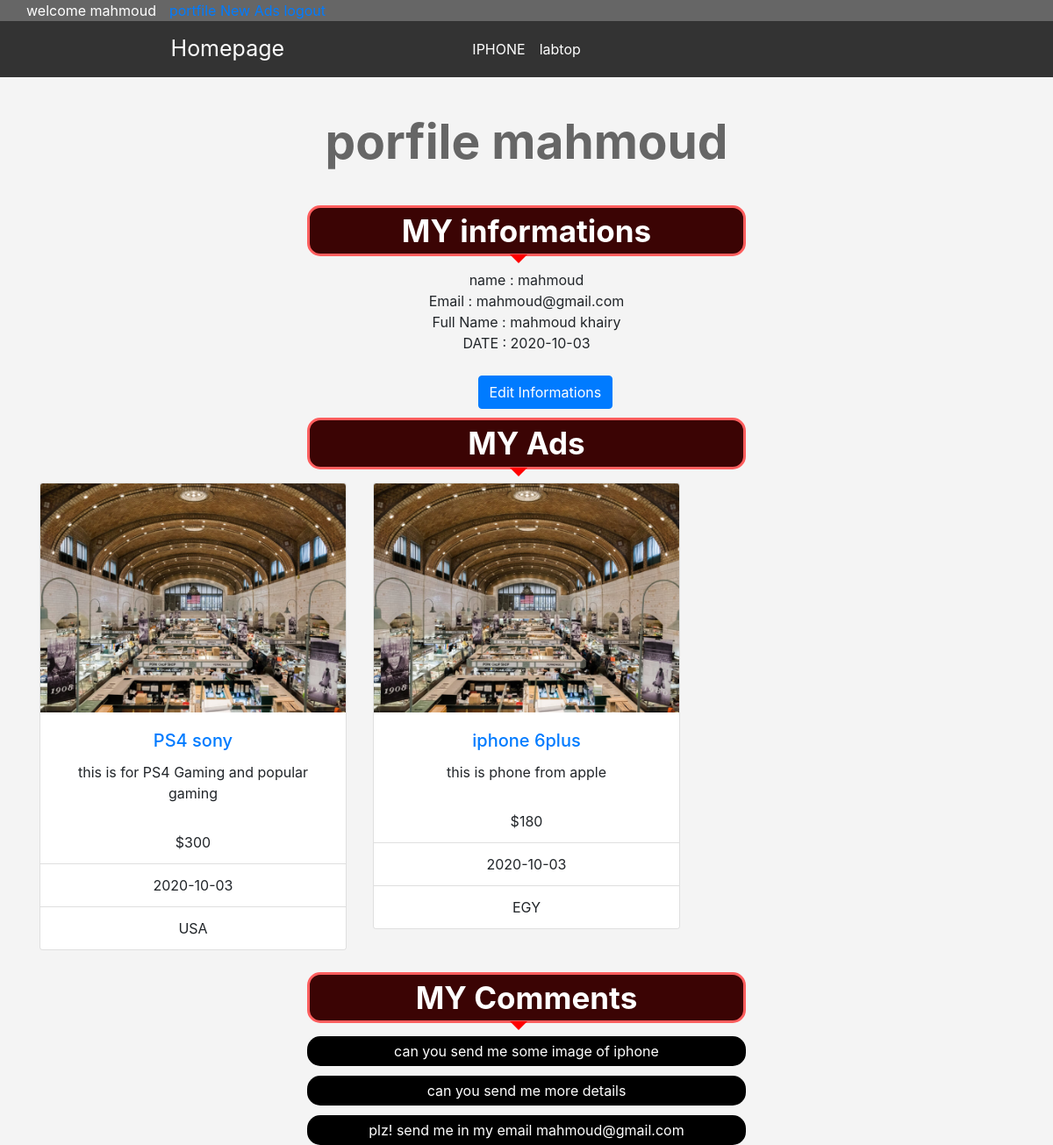
/porfile.php (signed in), run on the app's committed database.
### tables this page shows
CREATE TABLE `categor` (
  `ID` int(11) NOT NULL,
  `thename` varchar(255) NOT NULL,
  `deck` varchar(255) NOT NULL,
  `ordering` int(11) NOT NULL,
  `visible` int(11) NOT NULL DEFAULT 0,
  `comment` int(11) NOT NULL DEFAULT 0,
  `ads` int(11) NOT NULL DEFAULT 0,
  `parent` int(11) NOT NULL DEFAULT 0
);

CREATE TABLE `users` (
  `ID` int(11) NOT NULL,
  `username` varchar(255) NOT NULL,
  `pass` varchar(255) NOT NULL,
  `email` varchar(255) NOT NULL,
  `Fullname` varchar(255) NOT NULL,
  `regstatus` int(11) NOT NULL DEFAULT 0,
  `history` date NOT NULL,
  `image` varchar(255) NOT NULL,
  `groupID` int(11) NOT NULL DEFAULT 0
);

CREATE TABLE `items` (
  `ID` int(11) NOT NULL,
  `name` varchar(255) NOT NULL,
  `desk` varchar(255) NOT NULL,
  `price` int(11) NOT NULL,
  `add_date` date NOT NULL,
  `country_made` varchar(255) NOT NULL,
  `status` int(11) NOT NULL,
  `cate_id` int(11) NOT NULL,
  `member_id` int(11) NOT NULL,
  `tag` varchar(255) NOT NULL,
  `approv` int(11) NOT NULL DEFAULT 0
);

CREATE TABLE `comments` (
  `com_id` int(11) NOT NULL,
  `comment` varchar(255) NOT NULL,
  `status` int(11) NOT NULL DEFAULT 0,
  `com_data` date NOT NULL,
  `item_id` int(11) NOT NULL,
  `mem_id` int(11) NOT NULL
);

### init.php (called while the page is built, shortened)
<?php
$stpl = "C:\\xampp\htdocs\php_mah\\eCommerce\includes\\templates\\";
$css = "includes/templates/layout/css";
$func = "C:\\xampp\htdocs\php_mah\\eCommerce\includes\\functions\\";
include $func . "fun.php";
$header = $stpl . "header.php";
include $header;

### includes/functions/fun.php (called while the page is built, shortened)
<?php
function checkstatus ($user)
{
    global $con ;
    $stmt = $con->prepare("SELECT username , regstatus FROM users WHERE username = ? AND regstatus = 0 ");
    $stmt->execute(array($user));
    $countstatus = $stmt->rowCount();
    return $countstatus ;
}

### includes/languages/en.php (called while the page is built)
<?php
  function lang ($phrase)
  {
      static $lang = array
      (
            "home"    => "Homepage ",
            "cate"     => "categories",
            "item"    =>  "Item",
            "members" =>"Members",
            "comm"    => "Comments",
            "stat"    => "STATISTICS",
            "logs"    => "LOGS",
      );
      return $lang[$phrase];
  }

### porfile.php (the view, shortened to what this page needs)
<?php
include "init.php";
if(isset($_SESSION["username"]))
{
    $stmt = $con->prepare("SELECT * FROM users WHERE username = ?");
    $stmt->execute(array($_SESSION["username"]));
    $info = $stmt->fetch();
    $stmt2 = $con->prepare("SELECT * FROM items WHERE member_id = ? ORDER BY ID DESC");
    $stmt2->execute(array($info["ID"]));
    $items = $stmt2->fetchAll();
    $couitem = $stmt2->rowCount();
    $stmt3 = $con->prepare("SELECT * FROM comments WHERE mem_id = ?");
    $stmt3->execute(array($info["ID"]));
    $comments = $stmt3->fetchAll();
 ?>
 <h1 class="text-center">porfile <?php echo $_SESSION["username"]; ?></h1>
    <div class="container">
        <div class="face">MY informations</div>
        <div class="body">
        name      : <?php echo $info["username"] ; ?> <br>
        Email     : <?php echo $info["email"] ; ?> <br>
        Full Name : <?php echo $info["Fullname"] ; ?> <br>
        DATE      : <?php echo $info["history"] ; ?> <br>
        </div>
        <a href="#" class="btn btn-primary text-center edit">Edit Informations</a>
     </div>
    <div class="container">
        <div class="face">MY Ads</div>
        <div class="body">
            <div class="row">
        <?php
        if( $couitem > 0){
          foreach($items as $item)
          {     ?>
                <div class="col-lg-4">
                    <div class="item_box">
                    <div class="card">
                    <img src="../eCommerce/includes/templates/layout/img/ven3.jpg" class="card-img-top" alt="...">
                    <div class="card-body">
                        <h5 class="card-title"><a href="item.php?itemid=<?php echo $item["ID"] ?> ">
                        <?php echo $item["name"] ?></a></h5>
                        <p class="card-text"><?php echo $item["desk"] ?></p>
                    </div>
                    <ul class="list-group list-group-flush">
                        <li class="list-group-item">$<?php echo $item["price"] ?></li>
                        <li class="list-group-item"><?php echo $item["add_date"] ?></li>
                        <li class="list-group-item"><?php echo $item["country_made"]; ?></li>
                    </ul>
                    </div>
                </div>
                </div>
            <?php
           }
          echo "</div>";
          }
          else{
              echo "<div alert alert-info>You not upload any <b>Ads<b></div>";
          }
          ?>
        </div>
    </div>
    <div class="container">
        <div class="face">MY Comments</div>
        <div class="body">
          <?php
               foreach($comments as $com)
               {
                ?>
                 <p class="comment"><?php echo $com["comment"] ?></p>
                <?php
               }
          ?>
        </div>
    </div>
 <?php
}
else
{
    header("location:login.php");
}

### includes/templates/header.php (shortened to what this page needs)
<!doctype html>
<html>
<head>
    <link rel="stylesheet" href="<?php echo $css; ?>/bootstrap.css">
    <link rel="stylesheet" href="<?php echo $css; ?>/fontawes/font1/css/all.css">
    <link rel="stylesheet" href="<?php echo $css; ?>/front.css">
</head>
<body>
    <div class="upernav">
        <div class="container">
            <div class="row">
                <?php
                if(isset($_SESSION["username"]))
                {
                 echo  "<div class='welco'>". "welcome " .  $_SESSION["username"] . " <wbr> " . "</div>";
                 $countstatus =  checkstatus ($_SESSION["username"]);
                 if ($countstatus > 0)
                 {
                     echo  " you are not active sir by admin" ;
                 }else
                 {
                     echo "<div class='col-lg-8'>";
                        echo "<a href='porfile.php'> portfile  </a>"."<wbr>";
                        echo "<a href='newad.php'>   New Ads</a>";
                        echo "<a href='logout.php'>  logout </a>";
                     echo "</div>";
                 }
                }
                ?>
            </div>
        </div>
    </div>
    <nav class="navbar navbar-expand-lg text-center">
        <a class="navbar-brand color col-lg-5" href="index.php"><?php echo lang("home") ?></a>
        <div class="collapse navbar-collapse" id="navbarSupportedContent">
            <ul class="navbar-nav mr-auto col-lg-7 text-right">
                <?php
                $stmt = $con->prepare("SELECT * FROM categor WHERE parent = 0 ORDER BY ID ASC");
                $stmt->execute();
                $cats = $stmt->fetchAll();
                foreach ($cats as $cat) {
                ?>
                    <li class="nav-item active">
                        <a class="nav-link color" href="catego.php?pagecat=<?php echo $cat["ID"]; ?>"><?php echo $cat["thename"]; ?></a>
                    </li>
                <?php
                }
                ?>
            </ul>
        </div>
    </nav>

### includes/templates/layout/css/front.css (style rules this page uses)
* { margin: 0px; padding: 0px; box-sizing: border-box; }
body { background-color: #f4f4f4; height: 1200px; }
h1 { font-size: 55px; margin: 40px 0; font-weight: bold; color: #666; }
.welco { color: #fff; }
.upernav { background-color: #666; }
nav { background-color: #333 !important; }
.navbar-brand { font-size: 25px; }
.navbar-collapse { margin-left: 1%; }
.color { color: #Fff; }
.face { text-align: center; font-size: 35px; color: #fff; background-color:#000; border-radius: 15px; }

### porfile.php (style rules this page uses)
.face { text-align: center; font-size: 35px; color: #fff; background-color:#3b0404; border-radius: 15px; width: 500px; margin: auto; margin-bottom: 5px; font-weight: bold; border: 3px solid #ff5e5e; position: relative; }
.face::before { content: ""; border-style: solid; position: absolute; width: 0; height: 0; border-color: #f00 transparent transparent transparent; border-width: 10px; bottom: -21px; left: 228px; }
.body { text-align: center; margin: 15px 0; }
.comment { color: #fff; background-color: #000; width: 500px; margin: auto; margin-bottom: 11px; border-radius: 15px; padding: 5px; }
.item_box { margin-bottom: 10px; }
.edit { margin: 10px 0; margin-left: 45%; }

### data on the page
categor: thename "IPHONE"
categor: thename "labtop"
users: username "mahmoud", email "mahmoud@gmail.com", Fullname "mahmoud khairy", history "2020-10-03"
items: name "PS4 sony", desk "this is for PS4 Gaming and popular gaming", price "300", add_date "2020-10-03", country_made "USA"
items: name "iphone 6plus", desk "this is phone from apple", price "180", add_date "2020-10-03", country_made "EGY"
comments: comment "can you send me some image of iphone"
comments: comment "can you send me more details"
comments: comment "plz! send me in my email mahmoud@gmail.com"

### other printed values
$_SESSION["username"] "mahmoud"
lang("home") "Homepage"
